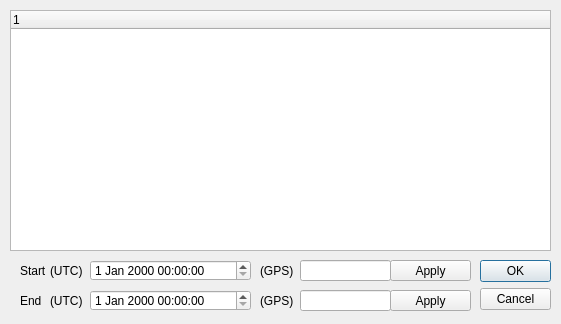
<?xml version="1.0" encoding="UTF-8"?>
<ui version="4.0">
 <class>Dialog</class>
 <widget class="QDialog" name="Dialog">
  <property name="geometry">
   <rect>
    <x>0</x>
    <y>0</y>
    <width>561</width>
    <height>324</height>
   </rect>
  </property>
  <property name="windowTitle">
   <string>Dialog</string>
  </property>
  <widget class="QDialogButtonBox" name="buttonBox">
   <property name="geometry">
    <rect>
     <x>480</x>
     <y>260</y>
     <width>71</width>
     <height>51</height>
    </rect>
   </property>
   <property name="orientation">
    <enum>Qt::Vertical</enum>
   </property>
   <property name="standardButtons">
    <set>QDialogButtonBox::Cancel|QDialogButtonBox::Ok</set>
   </property>
  </widget>
  <widget class="QDateTimeEdit" name="dateTimeEdit">
   <property name="geometry">
    <rect>
     <x>90</x>
     <y>260</y>
     <width>161</width>
     <height>21</height>
    </rect>
   </property>
  </widget>
  <widget class="QLabel" name="label">
   <property name="geometry">
    <rect>
     <x>20</x>
     <y>260</y>
     <width>41</width>
     <height>21</height>
    </rect>
   </property>
   <property name="text">
    <string>Start</string>
   </property>
  </widget>
  <widget class="QLineEdit" name="lineEdit">
   <property name="geometry">
    <rect>
     <x>300</x>
     <y>260</y>
     <width>91</width>
     <height>21</height>
    </rect>
   </property>
  </widget>
  <widget class="QLabel" name="label_2">
   <property name="geometry">
    <rect>
     <x>20</x>
     <y>290</y>
     <width>41</width>
     <height>21</height>
    </rect>
   </property>
   <property name="text">
    <string>End</string>
   </property>
  </widget>
  <widget class="QLabel" name="label_3">
   <property name="geometry">
    <rect>
     <x>50</x>
     <y>260</y>
     <width>41</width>
     <height>21</height>
    </rect>
   </property>
   <property name="text">
    <string>(UTC)</string>
   </property>
  </widget>
  <widget class="QLabel" name="label_4">
   <property name="geometry">
    <rect>
     <x>50</x>
     <y>290</y>
     <width>41</width>
     <height>21</height>
    </rect>
   </property>
   <property name="text">
    <string>(UTC)</string>
   </property>
  </widget>
  <widget class="QLabel" name="label_5">
   <property name="geometry">
    <rect>
     <x>260</x>
     <y>260</y>
     <width>41</width>
     <height>21</height>
    </rect>
   </property>
   <property name="text">
    <string>(GPS)</string>
   </property>
  </widget>
  <widget class="QLabel" name="label_6">
   <property name="geometry">
    <rect>
     <x>260</x>
     <y>290</y>
     <width>41</width>
     <height>21</height>
    </rect>
   </property>
   <property name="text">
    <string>(GPS)</string>
   </property>
  </widget>
  <widget class="QLineEdit" name="lineEdit_2">
   <property name="geometry">
    <rect>
     <x>300</x>
     <y>290</y>
     <width>91</width>
     <height>21</height>
    </rect>
   </property>
  </widget>
  <widget class="QDateTimeEdit" name="dateTimeEdit_2">
   <property name="geometry">
    <rect>
     <x>90</x>
     <y>290</y>
     <width>161</width>
     <height>21</height>
    </rect>
   </property>
  </widget>
  <widget class="QTreeWidget" name="treeWidget">
   <property name="geometry">
    <rect>
     <x>10</x>
     <y>10</y>
     <width>541</width>
     <height>241</height>
    </rect>
   </property>
   <column>
    <property name="text">
     <string notr="true">1</string>
    </property>
   </column>
  </widget>
  <widget class="QPushButton" name="pushButton">
   <property name="geometry">
    <rect>
     <x>390</x>
     <y>260</y>
     <width>81</width>
     <height>21</height>
    </rect>
   </property>
   <property name="text">
    <string>Apply</string>
   </property>
  </widget>
  <widget class="QPushButton" name="pushButton_2">
   <property name="geometry">
    <rect>
     <x>390</x>
     <y>290</y>
     <width>81</width>
     <height>21</height>
    </rect>
   </property>
   <property name="text">
    <string>Apply</string>
   </property>
  </widget>
 </widget>
 <resources/>
 <connections>
  <connection>
   <sender>buttonBox</sender>
   <signal>accepted()</signal>
   <receiver>Dialog</receiver>
   <slot>accept()</slot>
   <hints>
    <hint type="sourcelabel">
     <x>248</x>
     <y>254</y>
    </hint>
    <hint type="destinationlabel">
     <x>157</x>
     <y>274</y>
    </hint>
   </hints>
  </connection>
  <connection>
   <sender>buttonBox</sender>
   <signal>rejected()</signal>
   <receiver>Dialog</receiver>
   <slot>reject()</slot>
   <hints>
    <hint type="sourcelabel">
     <x>316</x>
     <y>260</y>
    </hint>
    <hint type="destinationlabel">
     <x>286</x>
     <y>274</y>
    </hint>
   </hints>
  </connection>
 </connections>
</ui>
